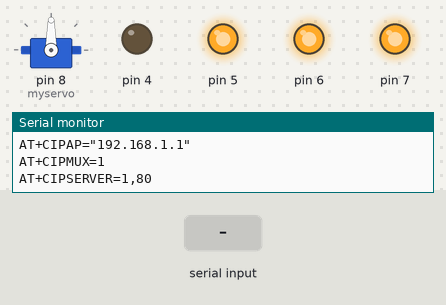
This sketch was run on a simulated Arduino Uno, built with avr-gcc and run on an emulated ATmega328P. Parts: servo, output pins drawn as LEDs (lit = HIGH), the last lines printed to the serial monitor. Inputs (shaded band) come from the test bench.

Above: at 14.4 s.
14.5 s: "moto" received over Serial
17.5 s: "ssid" received over Serial
At 18.7 s:
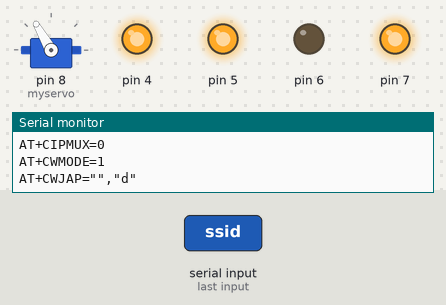
19.9 s: "GOT" received over Serial
At 21.2 s:
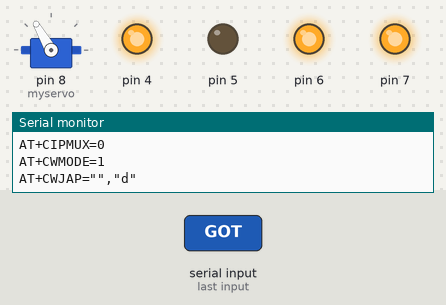
21.8 s: "moto" received over Serial
24.8 s: "FAIL" received over Serial
At 26.1 s:
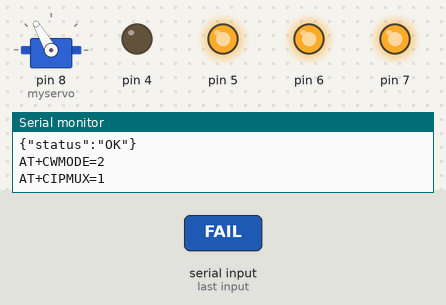
Timing chart, 0 to 64.1 s (numbered marks = the images above; inputs shaded):
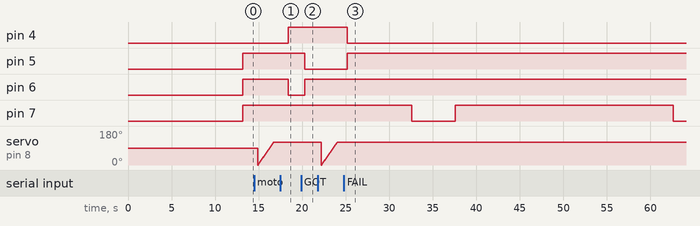

The sketch:

Arduino_servo_UNO_1.ino
```cpp
#include <Servo.h>

#define connectserver "AT+CIPSTART=\"TCP\",\"192.168.125.153\",2000"
#define Reset "AT+RST\r\n"
#define changemode "AT+CWMODE=2\r\n"
#define setip "AT+CIPAP=\"192.168.1.1\"\r\n"
#define multiconnect "AT+CIPMUX=1\r\n"
#define creatserver "AT+CIPSERVER=1,80\r\n"
#define connecting "AT+CWJAP="
#define getipaddress "AT+CIFSR"
#define senddata "AT+CIPSEND="
#define connectserver "AT+CIPSTART=\"TCP\",\"192.168.43.244\",2000"
#define senddata "AT+CIPSEND="


Servo myservo;
int pos = 0;
String command = "";
String ssid="";
String pass="";
int timer = 1400;

void setup() {
  myservo.attach(8);
  pinMode(4,OUTPUT);
  pinMode(5,OUTPUT);
  pinMode(6,OUTPUT);
  pinMode(7,OUTPUT);
  // put you\r setup code here, to run once:
  Serial.begin(115200);
  delay(200);
  Serial.print(Reset);
  delay(4000);
  Serial.print(changemode);
  delay(2000);
  Serial.print(setip);
  delay(2000);
  Serial.print(multiconnect);
  delay(3000);
  Serial.print(creatserver);
  //Serial.print(getipaddress);
  delay(2000);
  digitalWrite(4,0);
  digitalWrite(5,1);
  digitalWrite(6,1);
  digitalWrite(7,1);
}

void loop() {
    //--------------------------------------------------------------
  if (Serial.available() > 0) {
    String com = "";
    while (Serial.available())
    {
      char c = Serial.read();
      com += (char)c;
    }
    delay(300);
    if(com.indexOf("+IPD,")){
      delay(100);
    //sample request 192.168.1.1/ssidIrancell-Z6000passfaez22338510
      if(com.indexOf("ssid") != -1){
        //digitalWrite(7,1);
        Serial.print("AT+CIPSERVER=0\r\n");
        delay(100);
        Serial.print("AT+CIPMUX=0\r\n");
        delay(200);
        Serial.print("AT+CWMODE=1\r\n");
        delay(200);
        int sid =  com.lastIndexOf("ssid");
        int pas =  com.lastIndexOf("pass");
        int http = com.indexOf("HTTP");
        int len =  com.length();

        ssid=com.substring(sid+4, pas);
        pass= com.substring(pas+4, http-1);
        //ChangeSSID = true;
        String ConnectCommand="";
        ConnectCommand += connecting;
        ConnectCommand += "\"" + ssid + "\",\"" + pass + "\"\r\n";

        ConnectCommand.replace("%20", " ");

        Serial.print(ConnectCommand);
        digitalWrite(4,1);
        digitalWrite(5,1);
        digitalWrite(6,0);
        delay(100);
        //ChangeSSID = false;

      }
      else if(com.indexOf("moto") != -1){

        for (pos = 0; pos <= 120; pos += 1) { // goes from 0 degrees to 180 degrees
          myservo.write(pos);              // tell servo to go to position in variable 'pos'
          delay(15);                       // waits 15ms for the servo to reach the position
        }
        String Message = "{\"status\":\"OK\"}";
        String lenght = senddata;
        lenght += Message.length();
        Serial.println(lenght);
        delay(100);
        Serial.println(Message);
      }
      else if(com.indexOf("FAIL") != -1){
        digitalWrite(4,0);
        digitalWrite(5,1);
        digitalWrite(6,1);
        Serial.print("AT+CWMODE=2\r\n");
        delay(200);
        Serial.print(multiconnect);
        delay(1500);
        Serial.print(creatserver);
        delay(200);
      }
      else if(com.indexOf("GOT") != -1){
        digitalWrite(4,1);
        digitalWrite(5,0);
        digitalWrite(6,1);
      }
    }
  }
  //--------------------------------------------------------------
  if (timer == 2500) {
      Serial.println(connectserver);
      digitalWrite(7,0);
  }
    //-------------------------------------------------------------
    delay(10);
    if(timer++ == 3000){
      timer = 0;
      digitalWrite(7,1);
    }
    //digitalWrite(10,1);
}
```

Measured:
- after the input at 17.5 s, pin 4: LOW → HIGH after 0.91 s; pin 6: HIGH → LOW after 0.91 s
- after the input at 19.9 s, pin 5: HIGH → LOW after 0.40 s; pin 6: LOW → HIGH after 0.40 s
- after the input at 24.8 s, pin 4: HIGH → LOW after 0.40 s; pin 5: LOW → HIGH after 0.40 s
